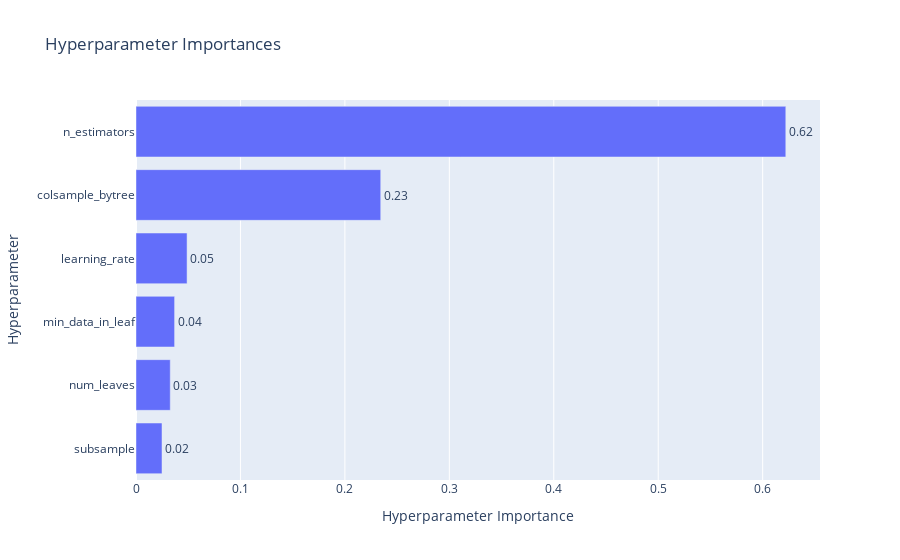

The notebook cell this image was saved under:
### Code cell
# 하이퍼파라미터별 중요도를 확인할 수 있는 그래프
optuna.visualization.plot_param_importances(study_lgbm)

### Figure 1 — Plotly figure (JSON) as saved in the notebook; plotly's stock layout.template omitted (floating-point values rounded to 4 significant figures)
{"data": [{"cliponaxis": false, "hovertemplate": ["subsample (FloatDistribution): 0.024895573708516788<extra></extra>", "num_leaves (IntDistribution): 0.03278889413458641<extra></extra>", "min_data_in_leaf (IntDistribution): 0.03695925902795276<extra></extra>", "learning_rate (FloatDistribution): 0.04889461862840036<extra></extra>", "colsample_bytree (FloatDistribution): 0.23431495894352256<extra></extra>", "n_estimators (IntDistribution): 0.6221466955570212<extra></extra>"], "name": "Objective Value", "orientation": "h", "text": ["0.02", "0.03", "0.04", "0.05", "0.23", "0.62"], "textposition": "outside", "type": "bar", "x": [0.0249, 0.03279, 0.03696, 0.04889, 0.2343, 0.6221], "y": ["subsample", "num_leaves", "min_data_in_leaf", "learning_rate", "colsample_bytree", "n_estimators"]}], "layout": {"title": {"text": "Hyperparameter Importances"}, "xaxis": {"title": {"text": "Hyperparameter Importance"}}, "yaxis": {"title": {"text": "Hyperparameter"}}}}
